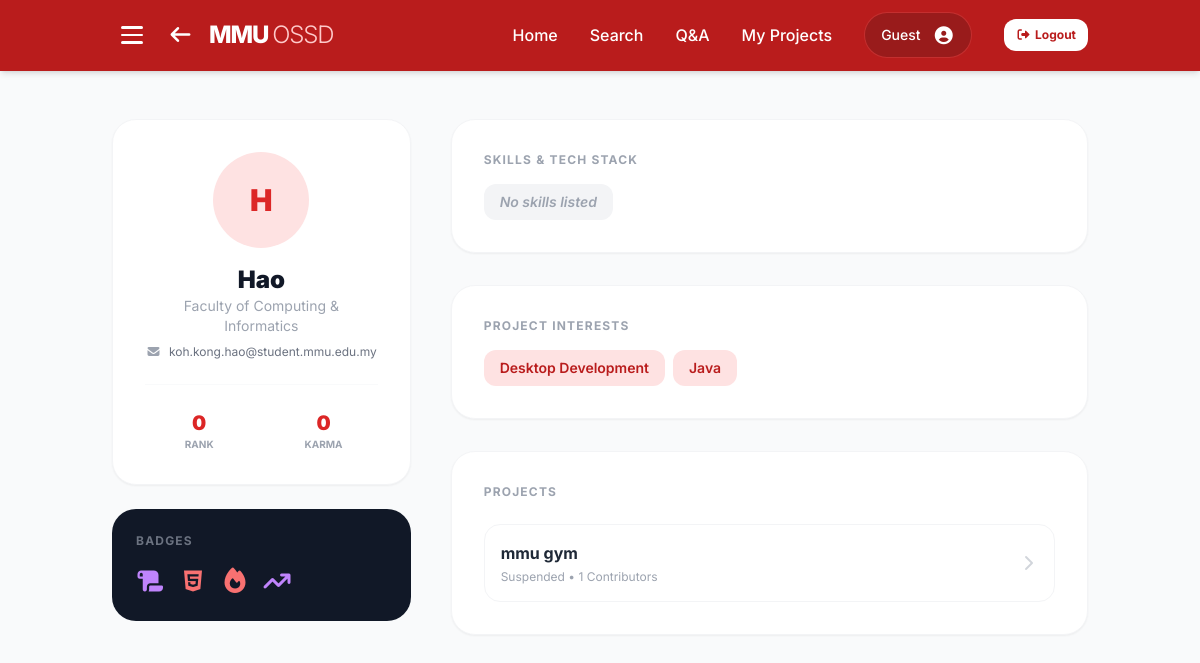
/user/2, run on the app's committed database.
### website/models.py (models this page shows)
class User(db.Model):
    __tablename__ = 'users'
    id = db.Column(db.Integer, primary_key=True, autoincrement=True)
    email = db.Column(db.String(255), unique=True, nullable=False)
    password_hash = db.Column(db.String(255))
    name = db.Column(db.String(255), nullable=False, default='MMU Student')
    is_admin = db.Column(db.Boolean, default=False, nullable=False)
    faculty = db.Column(db.String(255), nullable=False, default='Faculty of Computing & Informatics')
    bio = db.Column(db.Text, default='')
    avatar_path = db.Column(db.String(255), default='')
    interests = db.Column(db.Text, default='')  # Comma-separated project interests
    rank = db.Column(db.Integer, nullable=False, default=0)
    karma = db.Column(db.Integer, nullable=False, default=0)
    created_at = db.Column(db.DateTime, nullable=False, default=datetime.now(MYT))
    is_verified = db.Column(db.Boolean, default=False)
    is_admin = db.Column(db.Boolean, default=False)  # Admin privilege for content moderation
    otp = db.Column(db.String(6), nullable=True)
    last_seen = db.Column(db.DateTime, nullable=True)
    skills = db.relationship('Skill', backref='user', lazy=True, cascade='all, delete-orphan')
    badges = db.relationship('Badge', backref='user', lazy=True, cascade='all, delete-orphan')
    comments = db.relationship('Comment', backref='user', lazy=True, cascade='all, delete-orphan')
    projects = db.relationship('Project', backref='user', lazy=True, cascade='all, delete-orphan')
    suggestions = db.relationship('Suggestion', backref='user', lazy=True, cascade='all, delete-orphan')
    questions = db.relationship('Question', backref='author', lazy=True, cascade='all, delete-orphan')
    question_likes = db.relationship('QuestionLike', backref='user', lazy=True, cascade='all, delete-orphan')
    question_favorites = db.relationship('QuestionFavorite', backref='user', lazy=True, cascade='all, delete-orphan')
    question_comments = db.relationship('QuestionComment', backref='user', lazy=True, cascade='all, delete-orphan')
    starred_projects = db.relationship('ProjectStar', backref='user', lazy=True, cascade='all, delete-orphan')
    settings = db.relationship('UserSettings', backref='user', uselist=False, cascade='all, delete-orphan')

class Badge(db.Model):
    __tablename__ = 'badges'
    id = db.Column(db.Integer, primary_key=True, autoincrement=True)
    user_id = db.Column(db.Integer, db.ForeignKey('users.id', ondelete='CASCADE'), nullable=False)
    badge = db.Column(db.String(255), nullable=False)

class Project(db.Model):
    __tablename__ = 'projects'
    id = db.Column(db.Integer, primary_key=True, autoincrement=True)
    user_id = db.Column(db.Integer, db.ForeignKey('users.id', ondelete='CASCADE'), nullable=False)
    project_name = db.Column(db.String(255), nullable=False)
    description = db.Column(db.Text, default='')
    status = db.Column(db.String(50), nullable=False, default='Active')
    repo_url = db.Column(db.String(255), default='')
    languages = db.Column(db.String(255), default='')
    roles_needed = db.Column(db.String(255), default='')
    contributors = db.Column(db.String(50), default='1')
    created_at = db.Column(db.DateTime, nullable=False, default=datetime.now(MYT))
    views = db.Column(db.Integer, default=0)
    images = db.relationship('ProjectImage', backref='project', lazy=True, cascade='all, delete-orphan')
    suggestions = db.relationship('Suggestion', backref='project', lazy=True, cascade='all, delete-orphan')
    members = db.relationship('ProjectMember', backref='project', lazy='subquery', cascade='all, delete-orphan')
    stars = db.relationship('ProjectStar', backref='project', lazy=True, cascade='all, delete-orphan')

### website/views.py (the view)
@views.route('/user/<int:user_id>')
def view_user_profile(user_id):
    user = User.query.get_or_404(user_id)
    current_user = get_current_user()
    settings = user.settings
    is_private = settings and settings.profile_visibility == 'private'
    show_private_message = False
    if is_private:
        if not current_user or current_user.id != user.id:
            show_private_message = True
    return render_template("User_Profile.html", profile_user=user, current_user=current_user, show_private_message=show_private_message)

### website/templates/User_Profile.html (shortened to what this page needs)
<!DOCTYPE html>
<html lang="en">
<head>
    <script src="https://cdn.tailwindcss.com"></script>
    <link href="https://cdnjs.cloudflare.com/ajax/libs/font-awesome/7.0.1/css/all.min.css" rel="stylesheet">
</head>
<body class="bg-gray-50 text-gray-900">
    <nav class="bg-red-700 text-white shadow-md sticky top-0 z-50">
        <div class="container mx-auto px-6 py-3 flex items-center justify-between">
            <div class="flex items-center gap-4">
                <button id="menu-btn" class="hamburger" aria-label="Toggle menu" aria-expanded="false">
                    <span class="bar"></span>
                    <span class="bar"></span>
                    <span class="bar"></span>
                </button>
                <a href="{{ url_for('views.home') }}" class="hover:opacity-80 transition flex items-center gap-4">
                    <i class="fas fa-arrow-left text-xl"></i>
                    <h1 class="text-2xl font-extrabold tracking-tighter">
                        MMU <span class="font-light text-red-200">OSSD</span>
                    </h1>
                </a>
            </div>
            <div class="hidden md:flex space-x-8 items-center font-medium">
                <a href="{{ url_for('views.home') }}" class="hover:text-red-200 transition">Home</a>
                <a href="{{ url_for('views.search') }}" class="hover:text-red-200 transition">Search</a>
                <a href="{{ url_for('views.qna_page') }}" class="hover:text-red-200 transition">Q&A</a>
                <a href="{{ url_for('views.my_projects') }}" class="hover:text-red-200 transition">My Projects</a>
                <a href="{{ url_for('views.profile') }}"
                    class="bg-red-800 px-4 py-2 rounded-full flex items-center space-x-3 border border-red-500/50 cursor-pointer hover:bg-red-900 transition">
                    <span id="nav-email" class="text-sm">{{ session.get('user_email', 'Guest') }}</span>
                    <i class="fas fa-user-circle text-lg"></i>
                </a>
                <button id="logout-btn"
                    class="bg-white text-red-700 hover:bg-red-50 text-xs font-bold px-3 py-2 rounded-xl transition">
                    <i class="fas fa-sign-out-alt mr-1"></i>Logout
                </button>
            </div>
        </div>
    </nav>
    <main class="container mx-auto px-6 py-12 fade-in">
        {% if show_private_message %}
        <div class="flex flex-col items-center justify-center min-h-96">
            <div class="text-center">
                <i class="fas fa-lock text-gray-300 text-8xl mb-6"></i>
                <h2 class="text-3xl font-black text-gray-800 mb-2">Private Account</h2>
                <p class="text-gray-500 text-lg mb-6">
                    This profile is private. You don't have permission to view this profile.
                </p>
                <a href="{{ url_for('views.home') }}"
                    class="inline-block bg-red-600 hover:bg-red-700 text-white font-bold py-3 px-8 rounded-xl transition">
                    <i class="fas fa-arrow-left mr-2"></i>Back to Home
                </a>
            </div>
        </div>
        {% else %}
        <div class="grid grid-cols-1 lg:grid-cols-3 gap-10">
            <div class="space-y-6">
                <div class="bg-white p-8 rounded-3xl shadow-sm border border-gray-100 text-center">
                    <div class="relative w-24 h-24 mx-auto mb-4">
                        <div id="avatar-initials"
                            class="w-24 h-24 bg-red-100 text-red-600 rounded-full flex items-center justify-center text-3xl font-black">
                            {{ profile_user.name[0] | upper }}
                        </div>
                    </div>
                    <h2 class="text-2xl font-black">{{ profile_user.name }}</h2>
                    <p class="text-gray-400 text-sm">{{ profile_user.faculty }}</p>
                    <p class="text-gray-500 text-xs mt-2 flex items-center justify-center gap-2">
                        <i class="fas fa-envelope text-gray-400"></i>
                        <span>{{ profile_user.email }}</span>
                    </p>
                    <div class="mt-6 pt-6 border-t border-gray-50 grid grid-cols-2 gap-4">
                        <div>
                            <p class="text-xl font-black text-red-600">{{ profile_user.rank }}</p>
                            <p class="text-[10px] uppercase font-bold text-gray-400">Rank</p>
                        </div>
                        <div>
                            <p class="text-xl font-black text-red-600">{{ profile_user.karma }}</p>
                            <p class="text-[10px] uppercase font-bold text-gray-400">Karma</p>
                        </div>
                    </div>
                </div>
                <div class="bg-gray-900 p-6 rounded-3xl text-white">
                    <h3 class="text-xs font-bold text-gray-500 uppercase tracking-widest mb-4">Badges</h3>
                    <div class="flex flex-wrap gap-3" id="badge-list">
                        {% if profile_user.badges %}
                            {% for badge in profile_user.badges %}
                            <button type="button"
                                onclick="showBadgeModal('{{ badge.badge | e }}')"
                                class="focus:outline-none hover:scale-125 transition-transform"
                                title="{{ badge.badge }}">
                                {% set bn = badge.badge | lower %}
                                <i class="text-2xl
                                    {% if bn == 'python expert' %}fa-brands fa-python text-blue-400
                                    {% elif bn == 'javascript expert' or bn == 'js expert' %}fa-brands fa-js text-yellow-400
                                    {% elif bn == 'react expert' %}fa-brands fa-react text-cyan-400
                                    {% elif bn == 'html expert' %}fa-brands fa-html5 text-red-400
                                    {% elif bn == 'css expert' %}fa-brands fa-css3-alt text-sky-400
                                    {% elif bn == 'php expert' %}fa-brands fa-php text-indigo-400
                                    {% elif bn == 'go expert' %}fa-brands fa-golang text-cyan-300
                                    {% elif bn == 'first project' %}fas fa-scroll text-purple-400
                                    {% elif bn == 'early adopter' %}fas fa-fire-alt text-orange-400
                                    {% elif bn == 'top contributor' or bn == 'top contribution' %}fas fa-trophy text-yellow-400
                                    {% elif bn == 'moderator' %}fas fa-shield-halved text-green-400
                                    {% elif bn == 'admin' %}fas fa-shield text-red-400
                                    {% elif bn == 'mmu ossd member' %}fas fa-star text-yellow-400
                                    {% elif bn == 'tester' %}fas fa-flask text-gray-300
                                    {% elif bn == 'beta tester' %}fas fa-vial text-purple-300
                                    {% elif bn == 'mmu alumni' %}fas fa-graduation-cap text-blue-300
                                    {% elif bn == 'mmu staff' %}fas fa-chalkboard-user text-orange-300
                                    {% elif bn == 'lecturer' %}fas fa-person-chalkboard text-orange-400
                                    {% elif bn == 'special thanks' %}fas fa-heart text-pink-400
                                    {% elif bn == 'community helper' %}fas fa-hands-helping text-green-400
                                    {% elif bn == 'first comment' %}fas fa-comment text-blue-400
                                    {% elif bn == 'ten comments' %}fas fa-comment-dots text-green-400
                                    {% elif bn == 'fifty comments' %}fas fa-comments text-yellow-400
                                    {% elif bn == 'hundred comments' %}fas fa-message text-red-400
                                    {% elif bn == 'hottest project' %}fas fa-fire text-red-400
                                    {% elif bn == 'post first feed' %}fas fa-paper-plane text-blue-400
                                    {% elif bn == 'trending project' %}fas fa-arrow-trend-up text-purple-400
                                    {% elif bn == 'owner' %}fas fa-crown text-yellow-400
                                    {% elif bn == 'c++ expert' %}fas fa-code text-blue-300
                                    {% elif bn == 'dart expert' %}fas fa-bullseye text-blue-400
                                    {% elif bn == 'rust expert' %}fas fa-gear text-orange-300
                                    {% elif bn == 'typescript expert' %}fas fa-t text-blue-400
                                    {% elif bn == 'first user join mmu ossd' %}fas fa-user text-blue-400
                                    {% else %}fas fa-medal text-yellow-400
                                    {% endif %}">
                                </i>
                            </button>
                            {% endfor %}
                        {% else %}
                            <p class="text-xs text-gray-500 italic">No badges yet</p>
                        {% endif %}
                    </div>
                </div>
            </div>
            <div class="lg:col-span-2 space-y-8">
                <section class="bg-white p-8 rounded-3xl border border-gray-100 shadow-sm">
                    <h3 class="text-xs font-bold text-gray-400 uppercase tracking-widest mb-4">Skills &amp; Tech Stack
                    </h3>
                    <div id="display-skills" class="flex flex-wrap gap-2">
                        {% if profile_user.skills %}
                        {% for skill in profile_user.skills %}
                        <span class="bg-gray-100 px-4 py-2 rounded-xl text-sm font-semibold text-gray-700">{{
                            skill.skill }}</span>
                        {% endfor %}
                        {% else %}
                        <span class="bg-gray-100 px-4 py-2 rounded-xl text-sm font-semibold text-gray-400 italic">No
                            skills listed</span>
                        {% endif %}
                    </div>
                </section>
                <section class="bg-white p-8 rounded-3xl border border-gray-100 shadow-sm">
                    <h3 class="text-xs font-bold text-gray-400 uppercase tracking-widest mb-4">Project Interests</h3>
                    <div id="display-interests" class="flex flex-wrap gap-2">
                    </div>
                </section>
                <section class="bg-white p-8 rounded-3xl border border-gray-100 shadow-sm">
                    <h3 class="text-xs font-bold text-gray-400 uppercase tracking-widest mb-6">Projects</h3>
                    <div id="projects-list" class="space-y-4">
                        {% if profile_user.projects %}
                        {% for project in profile_user.projects %}
                        <a href="{{ url_for('views.project_page', project_id=project.id) }}" class="block">
                            <div
                                class="flex items-center justify-between p-4 border border-gray-100 rounded-2xl hover:bg-red-50 hover:border-red-200 transition cursor-pointer">
                                <div>
                                    <h4 class="font-bold text-gray-800">{{ project.project_name }}</h4>
                                    <p class="text-xs text-gray-400 mt-1">{{ project.status }} • {{ project.contributors
                                        }} Contributors</p>
                                </div>
                                <i class="fas fa-chevron-right text-gray-300"></i>
                            </div>
                        </a>
                        {% endfor %}
                        {% else %}
                        <div class="text-gray-400 text-sm italic text-center py-4">This user hasn't listed any projects
                            yet.</div>
                        {% endif %}
                    </div>
                </section>
            </div>
        </div>
        {% endif %}
    </main>
</body>
</html>

### data on the page
User: name "H", name "Hao", faculty "Faculty of Computing & Informatics", email "koh.kong.hao@student.mmu.edu.my", rank "0", karma "0"
Project: project_name "mmu gym", status "Suspended", contributors "1"

### other printed values
{{ session.get('user_email', 'Guest') }} "Guest"
